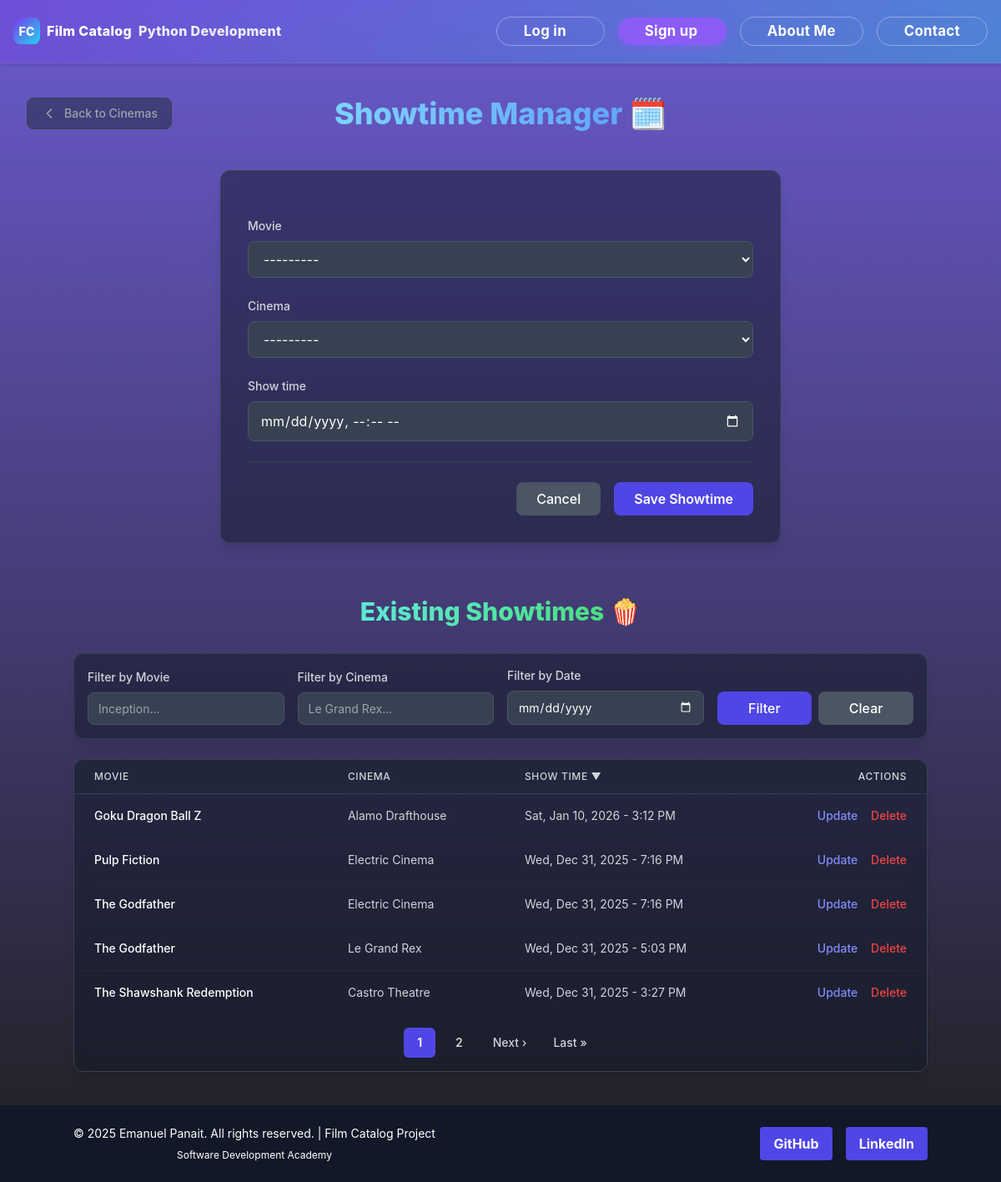
Screenshot of /schedule/new/ with the database file from the repository.
### viewer/models.py (models this page shows, shortened)
class Showtime(models.Model):
    movie = models.ForeignKey(Movie, on_delete=models.CASCADE, related_name="showtimes")
    cinema = models.ForeignKey(Cinema, on_delete=models.CASCADE, related_name="cinema_showtimes")
    show_time = models.DateTimeField()

class Movie(models.Model):
    title = models.CharField(max_length=200, blank=True, null=True)
    director = models.CharField(max_length=200, blank=True, null=True, db_column='director')
    year = models.IntegerField(blank=True, null=True, db_column='year')
    genre_movie = models.CharField(max_length=50, blank=True, null=True, db_column='genre_movie')
    cinema_price = models.IntegerField(blank=True, null=True, db_column='cinema_price')  # deprecated
    bio = models.TextField(blank=True, null=True)
    rating = models.IntegerField(blank=True, null=True, db_column='rating')
    profile_picture = models.ImageField(upload_to='movie_covers/', blank=True, null=True)
    class Meta:
        ordering = ['title']
    def __str__(self):
        return self.title or "Untitled Movie"

class Cinema(models.Model):
    name = models.CharField(max_length=100, blank=True, null=True)
    location = models.CharField(max_length=100, blank=True, null=True)
    price = models.DecimalField(max_digits=10, decimal_places=2, blank=True, null=True)
    Adult_ticket_price = models.IntegerField(blank=True, null=True)
    Child_ticket_price = models.IntegerField(blank=True, null=True)
    Senior_ticket_price = models.IntegerField(blank=True, null=True)
    Student_ticket_price = models.IntegerField(blank=True, null=True)
    weekend_surcharge = models.IntegerField(blank=True, null=True)
    holiday_surcharge = models.IntegerField(blank=True, null=True)
    weekday_discount = models.IntegerField(blank=True, null=True)
    matinee_discount = models.IntegerField(blank=True, null=True)
    def __str__(self):
        return self.name or "Unnamed Cinema"

### viewer/views.py (the view)
# urls.py: path('schedule/new/', views.ShowtimeCreateView.as_view(), name='showtime_create'),
class ShowtimeCreateView(CreateView):
    model = Showtime
    form_class = ShowtimeForm
    template_name = 'add_showtime.html'
    success_url = reverse_lazy('viewer:showtime_create')
    def get_initial(self):
        initial = super().get_initial()
        cinema_id = self.request.GET.get('cinema')
        if cinema_id:
            initial['cinema'] = cinema_id
        return initial
    def get_context_data(self, **kwargs):
        context = super().get_context_data(**kwargs)
        showtime_list = Showtime.objects.select_related('movie', 'cinema')
        movie_filter = self.request.GET.get('movie_filter', None)
        cinema_filter = self.request.GET.get('cinema_filter', None)
        date_filter = self.request.GET.get('date_filter', None)
        if movie_filter:
            showtime_list = showtime_list.filter(movie__title__icontains=movie_filter)
        if cinema_filter:
            showtime_list = showtime_list.filter(cinema__name__icontains=cinema_filter)
        if date_filter:
            showtime_list = showtime_list.filter(show_time__date=date_filter)
        sort_by = self.request.GET.get('sort', '-show_time')
        valid_sort_fields = [
            'movie__title', '-movie__title', 'cinema__name',
            '-cinema__name', 'show_time', '-show_time'
        ]
        if sort_by not in valid_sort_fields:
            sort_by = '-show_time'
        showtime_list = showtime_list.order_by(sort_by)
        paginator = Paginator(showtime_list, 5) # 5 elemente pe pagină
        page_number = self.request.GET.get('page', 1)
        page_obj = paginator.get_page(page_number)
        context['page_obj'] = page_obj
        context['current_sort'] = sort_by
        return context

### viewer/Templates/add_showtime.html (shortened to what this page needs)
{% extends 'base.html' %}
{% load static %}
{% load sorting_tags %}
{% block content %}
<div class="w-full max-w-screen-xl mx-auto px-2 sm:px-4 md:px-8 py-10">
    <div class="relative flex flex-col sm:flex-row items-center justify-center gap-4 mb-12">
        <a href="{% url 'viewer:cinema-list' %}" class="sm:absolute sm:left-0 flex items-center gap-2 px-4 py-2 text-sm font-medium text-gray-400 bg-gray-800/50 hover:bg-gray-700 hover:text-white rounded-lg border border-gray-700 transition-all duration-200">
            <svg xmlns="http://www.w3.org/2000/svg" width="20" height="20" viewBox="0 0 24 24" fill="none" stroke="currentColor" stroke-width="2" stroke-linecap="round" stroke-linejoin="round">
                <path d="m15 18-6-6 6-6"/>
            </svg>
            Back to Cinemas
        </a>
        <h1 class="text-4xl font-extrabold text-white text-center">
            <span class='bg-clip-text text-transparent bg-gradient-to-r from-sky-300 to-blue-400'>
            </span> 🗓️
        </h1>
    </div>
    <div class="max-w-2xl mx-auto bg-gray-900/50 backdrop-blur-md rounded-xl shadow-lg overflow-hidden border border-gray-700 mb-16">
        <form method="post" class="p-6 sm:p-8 space-y-6">
            <div>
                <label for="{{ form.movie.id_for_label }}" class="block text-sm font-medium text-gray-300 mb-2">{{ form.movie.label }}</label>
                {{ form.movie }} {% if form.movie.errors %}<div class="text-red-400 text-sm mt-1">{{ form.movie.errors }}</div>{% endif %}
            </div>
            <div>
                <label for="{{ form.cinema.id_for_label }}" class="block text-sm font-medium text-gray-300 mb-2">{{ form.cinema.label }}</label>
                {{ form.cinema }} {% if form.cinema.errors %}<div class="text-red-400 text-sm mt-1">{{ form.cinema.errors }}</div>{% endif %}
            </div>
            <div>
                <label for="{{ form.show_time.id_for_label }}" class="block text-sm font-medium text-gray-300 mb-2">{{ form.show_time.label }}</label>
                {{ form.show_time }} {% if form.show_time.errors %}<div class="text-red-400 text-sm mt-1">{{ form.show_time.errors }}</div>{% endif %}
            </div>
            <div class="flex flex-col sm:flex-row items-center {% if object %}justify-between{% else %}justify-end{% endif %} gap-4 pt-6 border-t border-gray-700">
                <div class="flex flex-col sm:flex-row justify-end gap-4 w-full sm:w-auto">
                    <a href="{% url 'viewer:cinema-list' %}" class="text-center bg-gray-600 text-white px-6 py-2 rounded-lg hover:bg-gray-700 transition font-medium">
                        Cancel
                    </a>
                    <button type="submit" class="bg-indigo-600 text-white font-semibold px-6 py-2 rounded-lg hover:bg-indigo-700 transition">
                        {% if object %}
                            Update Showtime
                        {% else %}
                            Save Showtime
                        {% endif %}
                    </button>
                </div>
            </div>
        </form>
    </div>
    <div class="max-w-5xl mx-auto">
        <h2 class="text-3xl font-extrabold text-white text-center mb-8">
            <span class='bg-clip-text bg-gradient-to-r from-teal-300 to-green-400 text-transparent'>
            </span>
            <span>
                🍿
            </span>
        </h2>
        <form method="get" action="" class="mb-6 p-4 bg-gray-900/50 backdrop-blur-md border border-gray-700 rounded-xl shadow-lg">
            <div class="grid grid-cols-1 md:grid-cols-4 gap-4 items-end">
                <div>
                    <label for="movie_filter" class="block text-sm font-medium text-gray-300 mb-2">Filter by Movie</label>
                    <input type="text" name="movie_filter" id="movie_filter" class="w-full filter-input" placeholder="Inception..." value="{{ request.GET.movie_filter }}">
                </div>
                <div>
                    <label for="cinema_filter" class="block text-sm font-medium text-gray-300 mb-2">Filter by Cinema</label>
                    <input type="text" name="cinema_filter" id="cinema_filter" class="w-full filter-input" placeholder="Le Grand Rex..." value="{{ request.GET.cinema_filter }}">
                </div>
                <div>
                    <label for="date_filter" class="block text-sm font-medium text-gray-300 mb-2">Filter by Date</label>
                    <input type="date" name="date_filter" id="date_filter" class="w-full filter-input form-control" value="{{ request.GET.date_filter }}">
                </div>
                <div class="flex flex-col sm:flex-row gap-2">
                    <button type="submit" class="w-full filter-btn filter-btn-apply">Filter</button>
                    <a href="{% url 'viewer:showtime_create' %}" class="w-full text-center filter-btn filter-btn-clear">Clear</a>
                </div>
            </div>
        </form>
        {% if page_obj %}
            <div class="bg-gray-900/50 backdrop-blur-md border border-gray-700 rounded-xl shadow-lg overflow-hidden">
                <table class="min-w-full divide-y divide-gray-700">
                    <thead class="bg-gray-800/50">
                        <tr>
                            <th scope="col" class="px-6 py-3 text-left text-xs font-medium text-gray-300 uppercase tracking-wider">
                                {% sorted_url "movie__title" as movie_sort_url %}
                                <a href="?{{ movie_sort_url }}" class="hover:text-white transition">
                                    Movie
                                </a>
                            </th>
                            <th scope="col" class="px-6 py-3 text-left text-xs font-medium text-gray-300 uppercase tracking-wider">
                                {% sorted_url "cinema__name" as cinema_sort_url %}
                                <a href="?{{ cinema_sort_url }}" class="hover:text-white transition">
                                    Cinema
                                </a>
                            </th>
                            <th scope="col" class="px-6 py-3 text-left text-xs font-medium text-gray-300 uppercase tracking-wider">
                                {% sorted_url "show_time" as time_sort_url %}
                                <a href="?{{ time_sort_url }}" class="hover:text-white transition">
                                    Show Time
                                    {% if current_sort == "show_time" %} <span>▲</span>
                                    {% elif current_sort == "-show_time" %} <span>▼</span>
                                    {% endif %}
                                </a>
                            </th>
                            <th scope="col" class="px-6 py-3 text-right text-xs font-medium text-gray-300 uppercase tracking-wider">
                                Actions
                            </th>
                        </tr>
                    </thead>
                    <tbody class="divide-y divide-gray-800">
                        {% for show in page_obj %}
                        <tr class="hover:bg-gray-800/60 transition">
                            <td class="px-6 py-4 whitespace-nowrap text-sm font-medium text-white">{{ show.movie.title }}</td>
                            <td class="px-6 py-4 whitespace-nowrap text-sm text-gray-300">{{ show.cinema.name }}</td>
                            <td class="px-6 py-4 whitespace-nowrap text-sm text-gray-300">{{ show.show_time|date:"D, M d, Y - g:i A" }}</td>
                            <td class="px-6 py-4 whitespace-nowrap text-right text-sm font-medium space-x-3">
                                <a href="{% url 'viewer:showtime_update' show.pk %}" class="text-indigo-400 hover:text-indigo-300 transition">
                                    Update
                                </a>
                                <a href="{% url 'viewer:showtime_delete' show.pk %}" class="text-red-500 hover:text-red-400 transition">
                                    Delete
                                </a>
                            </td>
                        </tr>
                        {% endfor %}
                    </tbody>
                </table>
                {% if page_obj.has_other_pages %}
                <nav class="flex items-center justify-center space-x-2 p-4" aria-label="Pagination">
                    {% for page_num in page_obj.paginator.get_elided_page_range %}
                        {% if page_num == page_obj.paginator.ELLIPSIS %}
                            <span class="px-3 py-2 text-sm text-gray-400">...</span>
                        {% else %}
                            <a href="?{% pagination_url page_num %}"
                               class="relative inline-flex items-center rounded-md px-4 py-2 text-sm font-semibold
                                      {% if page_num == page_obj.number %}
                                        bg-indigo-600 text-white focus:z-20 focus-visible:outline focus-visible:outline-2 focus-visible:outline-offset-2 focus-visible:outline-indigo-600
                                      {% else %}
                                        text-gray-300 hover:bg-gray-700
                                      {% endif %}">
                                {{ page_num }}
                            </a>
                        {% endif %}
                    {% endfor %}
                    {% if page_obj.has_next %}
                        <a href="?{% pagination_url page_obj.next_page_number %}" class="relative inline-flex items-center rounded-md px-3 py-2 text-sm font-medium text-gray-300 hover:bg-gray-700">
                            Next &rsaquo;
                        </a>
                        <a href="?{% pagination_url page_obj.paginator.num_pages %}" class="relative inline-flex items-center rounded-md px-3 py-2 text-sm font-medium text-gray-300 hover:bg-gray-700">
                            Last &raquo;
                        </a>
                    {% endif %}
                </nav>
                {% endif %}
                </div>
        {% else %}
            <div class="text-center py-10 bg-gray-900/50 backdrop-blur-md rounded-xl border border-gray-700">
                <p class="text-gray-400">No showtimes match your filters or none are scheduled.</p>
            </div>
        {% endif %}
        </div>
</div>
{% endblock %}

### rows the page displays
Showtime: movie "Goku Dragon Ball Z", cinema.name "Alamo Drafthouse", show_time "Sat, Jan 10, 2026 - 3:12 PM"
Showtime: movie "Pulp Fiction", cinema.name "Electric Cinema", show_time "Wed, Dec 31, 2025 - 7:16 PM"
Showtime: movie "The Godfather", cinema.name "Electric Cinema", show_time "Wed, Dec 31, 2025 - 7:16 PM"
Showtime: movie "The Godfather", cinema.name "Le Grand Rex", show_time "Wed, Dec 31, 2025 - 5:03 PM"
Showtime: movie "The Shawshank Redemption", cinema.name "Castro Theatre", show_time "Wed, Dec 31, 2025 - 3:27 PM"

### other values shown
{{ page_num }} "1" "2"
